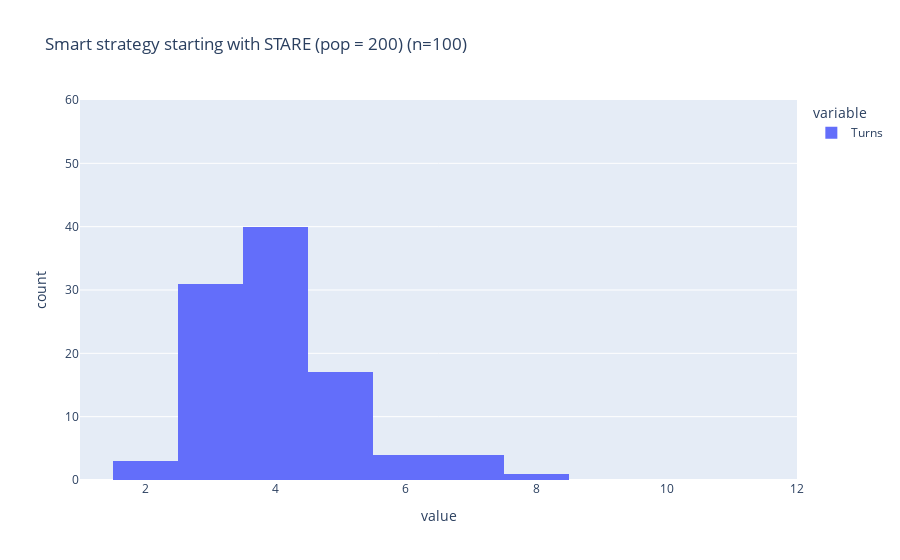

Source (notebook cell):
### Code cell
px.histogram(stare_smart,nbins=12,range_x=[1,12], range_y=[0,60], title="Smart strategy starting with STARE (pop = %d) (n=%d)" % (pop_size, n))

### Figure 1 — Plotly figure (JSON) as saved in the notebook; plotly's stock layout.template omitted (floating-point values rounded to 4 significant figures)
{"data": [{"alignmentgroup": "True", "bingroup": "x", "hovertemplate": "variable=Turns<br>value=%{x}<br>count=%{y}<extra></extra>", "legendgroup": "Turns", "marker": {"color": "#636efa", "pattern": {"shape": ""}}, "name": "Turns", "nbinsx": 12, "offsetgroup": "Turns", "orientation": "v", "showlegend": true, "type": "histogram", "x": [2, 7, 4, 4, 5, 4, 4, 3, 8, 4, 4, 3, 4, 4, 5, 3, 4, 2, 5, 5, 4, 3, 3, 5, 3, 4, 3, 3, 4, 4, 3, 3, 4, 3, 4, 4, 5, 4, 7, 4, 4, 5, 4, 4, 6, 6, 5, 4, 4, 3, 4, 5, 5, 4, 3, 3, 4, 4, 4, 3, 3, 5, 4, 3, 6, 3, 3, 3, 7, 4, 3, 4, 6, 4, 3, 2, 3, 5, 3, 3, 3, 3, 4, 4, 4, 5, 5, 7, 3, 4, 3, 4, 4, 5, 5, 4, 5, 3, 3, 4], "xaxis": "x", "yaxis": "y"}], "layout": {"barmode": "relative", "legend": {"title": {"text": "variable"}, "tracegroupgap": 0}, "title": {"text": "Smart strategy starting with STARE (pop = 200) (n=100)"}, "xaxis": {"anchor": "y", "domain": [0, 1], "range": [1, 12], "title": {"text": "value"}}, "yaxis": {"anchor": "x", "domain": [0, 1], "range": [0, 60], "title": {"text": "count"}}}}
